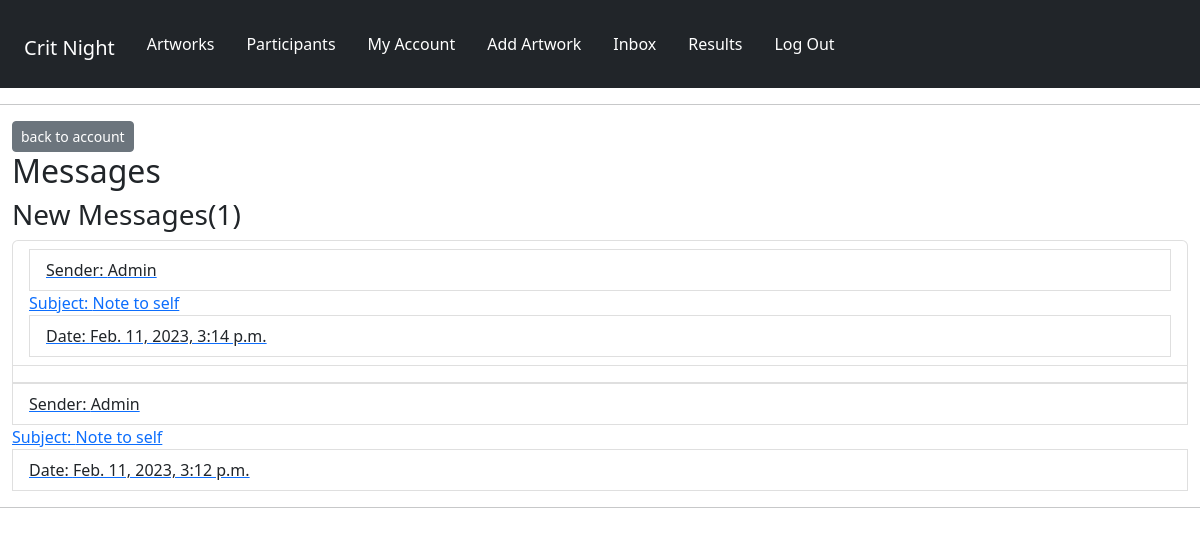
The app's page /panelists/inbox/ (signed in), older data.
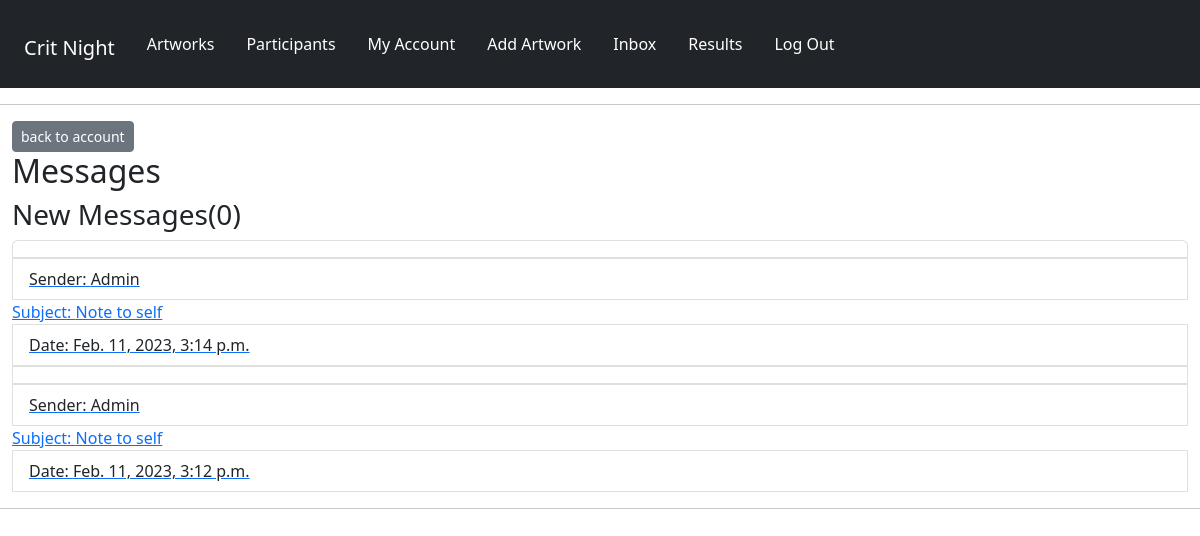
The same page, newer data.
### panelists/models.py (models this page shows, shortened)
class Message(models.Model):
    sender = models.ForeignKey(
        Profile, on_delete=models.SET_NULL, null=True, blank=True
    )
    recipient = models.ForeignKey(
        Profile,
        on_delete=models.SET_NULL,
        null=True,
        blank=True,
        related_name="messages",
    )
    name = models.CharField(max_length=200, null=True, blank=True)
    email = models.EmailField(max_length=200, null=True, blank=True)
    subject = models.CharField(max_length=200, null=True, blank=True)
    body = models.TextField()
    is_read = models.BooleanField(default=False, null=True)
    created = models.DateTimeField(auto_now_add=True)
    id = models.UUIDField(
        default=uuid.uuid4, unique=True, primary_key=True, editable=False
    )
    class Meta:
        ordering = ["is_read", "-created"]

### panelists/views.py (the view)
# urls.py: path("inbox/", views.inbox, name="inbox"),
@login_required(login_url="login")
def inbox(request):
    profile = request.user.profile
    messageRequests = profile.messages.all()
    unreadCount = messageRequests.filter(is_read=False).count()
    context = {"messageRequests": messageRequests, "unreadCount": unreadCount}
    return render(request, "panelists/inbox.html", context)

### panelists/templates/panelists/inbox.html
{% extends 'main.html' %}
{% block content %}
<div class="container-fluid">
    <a href="{% url 'account' %}" class="btn btn-secondary btn-sm">back to account</a>
<h2>Messages</h2>
<h3>New Messages(<span>{{unreadCount}}</span>)</h3>
  <ul class="list-group">
    {% for message in messageRequests %}
        {% if message.is_read == False %}
    <li class="list-group-item">
        {% else %}
    <li class="list-group-item" message"></li>
        {% endif %}
        <a href="{% url 'message' message.id %}">
        <span class="list-group-item">Sender: {{message.name}}</span>
        <spanclass="list-group-item">Subject: {{message.subject}}</spanclass=>
        <span class="list-group-item">Date: {{message.created}}</span>
    </a>
</li>
    {% endfor %}
  </ul>
</div>
{% endblock %}

Row changes from the older to the newer data that the page shows:
changed Message "Feb. 11, 2023, 3:14 p.m.": is_read False → True (drawn)
Text that changed along with them:
{{ unreadCount }}: "1" → "0"
